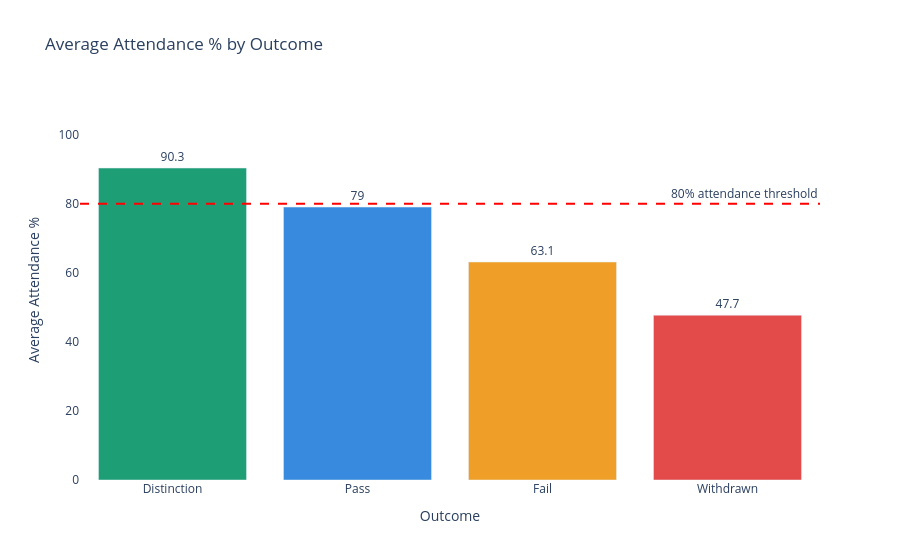

Write notebook code for a chart like this one.
### Code cell
# Chart 5 — Attendance by Outcome
attendance_outcome = df.groupby("final_result")["avg_attendance"].mean().round(1).reset_index()
attendance_outcome.columns = ["Outcome", "Avg Attendance %"]
attendance_outcome = attendance_outcome.sort_values("Avg Attendance %", ascending=False)

fig = px.bar(
    attendance_outcome,
    x="Outcome",
    y="Avg Attendance %",
    color="Outcome",
    text="Avg Attendance %",
    color_discrete_map={
        "Pass"       : "#378ADD",
        "Withdrawn"  : "#E24B4A",
        "Distinction": "#1D9E75",
        "Fail"       : "#EF9F27"
    },
    title="Average Attendance % by Outcome"
)

fig.update_traces(textposition="outside")
fig.update_layout(
    showlegend=False,
    yaxis_range=[0, 110],
    yaxis_title="Average Attendance %",
    xaxis_title="Outcome",
    plot_bgcolor="white"
)

# Add 80% attendance threshold line
fig.add_hline(
    y=80,
    line_dash="dash",
    line_color="red",
    annotation_text="80% attendance threshold",
    annotation_position="top right"
)

fig.show()

print("\nAverage attendance by outcome:")
print(attendance_outcome.to_string(index=False))

### Figure 1 — Plotly figure (JSON) as saved in the notebook; plotly's stock layout.template omitted (floating-point values rounded to 4 significant figures)
{"data": [{"alignmentgroup": "True", "hovertemplate": "Outcome=%{x}<br>Avg Attendance %=%{text}<extra></extra>", "legendgroup": "Distinction", "marker": {"color": "#1D9E75", "pattern": {"shape": ""}}, "name": "Distinction", "offsetgroup": "Distinction", "orientation": "v", "showlegend": true, "text": [90.3], "textposition": "outside", "type": "bar", "x": ["Distinction"], "xaxis": "x", "y": [90.3], "yaxis": "y"}, {"alignmentgroup": "True", "hovertemplate": "Outcome=%{x}<br>Avg Attendance %=%{text}<extra></extra>", "legendgroup": "Pass", "marker": {"color": "#378ADD", "pattern": {"shape": ""}}, "name": "Pass", "offsetgroup": "Pass", "orientation": "v", "showlegend": true, "text": [79], "textposition": "outside", "type": "bar", "x": ["Pass"], "xaxis": "x", "y": [79], "yaxis": "y"}, {"alignmentgroup": "True", "hovertemplate": "Outcome=%{x}<br>Avg Attendance %=%{text}<extra></extra>", "legendgroup": "Fail", "marker": {"color": "#EF9F27", "pattern": {"shape": ""}}, "name": "Fail", "offsetgroup": "Fail", "orientation": "v", "showlegend": true, "text": [63.1], "textposition": "outside", "type": "bar", "x": ["Fail"], "xaxis": "x", "y": [63.1], "yaxis": "y"}, {"alignmentgroup": "True", "hovertemplate": "Outcome=%{x}<br>Avg Attendance %=%{text}<extra></extra>", "legendgroup": "Withdrawn", "marker": {"color": "#E24B4A", "pattern": {"shape": ""}}, "name": "Withdrawn", "offsetgroup": "Withdrawn", "orientation": "v", "showlegend": true, "text": [47.7], "textposition": "outside", "type": "bar", "x": ["Withdrawn"], "xaxis": "x", "y": [47.7], "yaxis": "y"}], "layout": {"annotations": [{"showarrow": false, "text": "80% attendance threshold", "x": 1, "xanchor": "right", "xref": "x domain", "y": 80, "yanchor": "bottom", "yref": "y"}], "autosize": true, "barmode": "relative", "legend": {"title": {"text": "Outcome"}, "tracegroupgap": 0}, "plot_bgcolor": "white", "shapes": [{"line": {"color": "red", "dash": "dash"}, "type": "line", "x0": 0, "x1": 1, "xref": "x domain", "y0": 80, "y1": 80, "yref": "y"}], "showlegend": false, "title": {"text": "Average Attendance % by Outcome"}, "xaxis": {"anchor": "y", "autorange": true, "categoryarray": ["Distinction", "Pass", "Fail", "Withdrawn"], "categoryorder": "array", "domain": [0, 1], "range": [-0.5, 3.5], "title": {"text": "Outcome"}, "type": "category"}, "yaxis": {"anchor": "x", "domain": [0, 1], "range": [0, 110], "title": {"text": "Average Attendance %"}, "type": "linear"}}}
